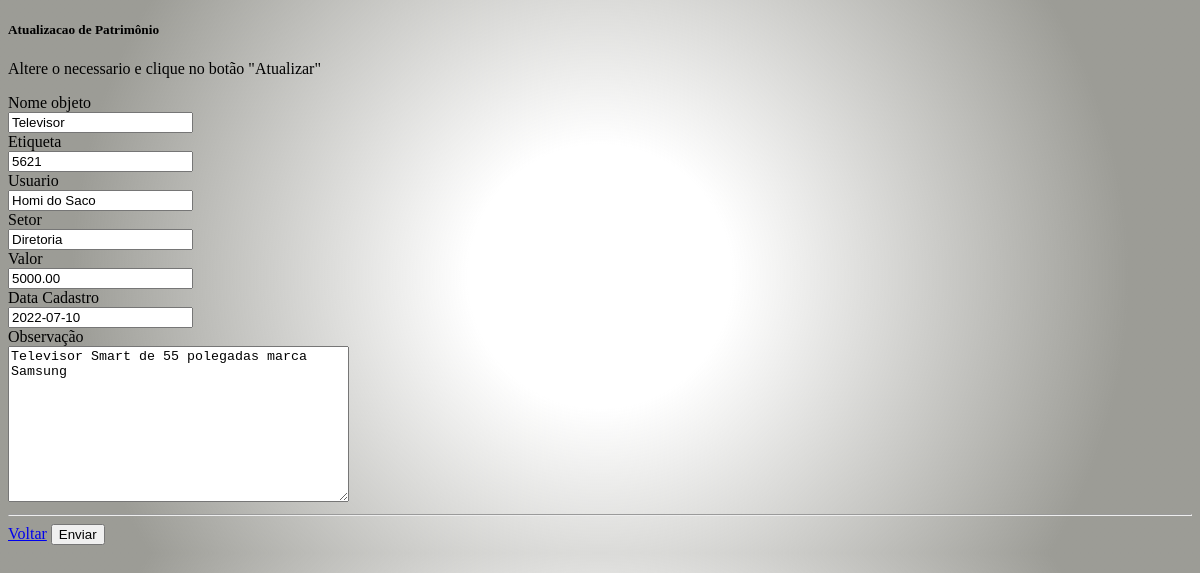
The app's page /atualiza/4 with its own data.
### core/models.py (models this page shows)
class Patrimonio(models.Model):
    nome_objeto = models.CharField(
        max_length=30,
        null=False,    # Não pode ser nulo
        blank=False    # Não pode ficar em branco
    )
    etiqueta = models.IntegerField(
        default=0,
        null=False,
        blank=False
    )
    usuario = models.CharField(
        max_length=50,
        null=False,
        blank=False
    )
    setor = models.CharField(
        max_length=20,
        null=False,
        blank=False
    )
    valor = models.DecimalField(
        max_digits=10,
        decimal_places=2
    )
    dt_cadastro = models.DateField(
    )
    observacao = models.TextField(
        max_length=300
    )
    objetos = models.Manager()

### patrimonio/views.py (the view)
# urls.py: path('atualiza/<pk>', AtualizaPatrimonio.as_view(), name='atualiza_patrimonio'),
class AtualizaPatrimonio(UpdateView):
    template_name = "patrimonio/atualiza.html"
    model = Patrimonio
    fields = '__all__'  # substitui listar tosos os campos
    success_url = reverse_lazy("patrimonio:listagem") # pós cadastrado vai para a lista

### patrimonio/templates/patrimonio/atualiza.html (shortened to what this page needs)
{% extends "patrimonio/base.html" %}
{% block conteudo %}
<div>
    <div>
    <div>
        <div>
        <div>
            <h5>Atualizacao de Patrimônio</h5>
            <p>
            Altere o necessario e clique no botão "Atualizar"
            </p>
            <form method="post">
                <div>
                    <div>
                    <span>Nome objeto</span>
                    </div>
                    {% render_field form.nome_objeto class+="form-control" %}
                </div>
                <div>
                    <div>
                    <span>Etiqueta</span>
                    </div>
                    {% render_field form.etiqueta class+="form-control" %}
                </div>
                <div>
                    <div>
                    <span>Usuario</span>
                    </div>
                    {% render_field form.usuario class+="form-control" %}
                </div>
                <div>
                    <div>
                    <span>Setor</span>
                    </div>
                    {% render_field form.setor class+="form-control" %}
                </div>
                <div>
                    <div>
                    <span>Valor</span>
                    </div>
                    {% render_field form.valor class+="form-control" %}
                </div>
                <div>
                    <div>
                    <span>Data Cadastro</span>
                    </div>
                    {% render_field form.dt_cadastro class+="form-control" %}
                </div>
                <div>
                    <div>
                    <span>Observação</span>
                    </div>
                    {% render_field form.observacao class+="form-control" %}
                </div>
                <hr>
                <div class="text-right">
                    <a href="{% url 'patrimonio:listagem' %}">Voltar</a>
                    <button>Enviar</button>
                </div>
            </form>
        </div>
        </div>
    </div>
    </div>
</div>
{% endblock %}

### patrimonio/static/patrimonio/css/style.css (style rules this page uses)
body { background-image: radial-gradient(circle, white 20%, rgba(72, 72, 61, 0.543) 80%); }

### records on screen
Patrimonio: nome_objeto "Televisor", etiqueta "5621", usuario "Homi do Saco", setor "Diretoria", valor "5000.00", dt_cadastro "2022-07-10", observacao "Televisor Smart de 55 polegadas marca Samsung"
